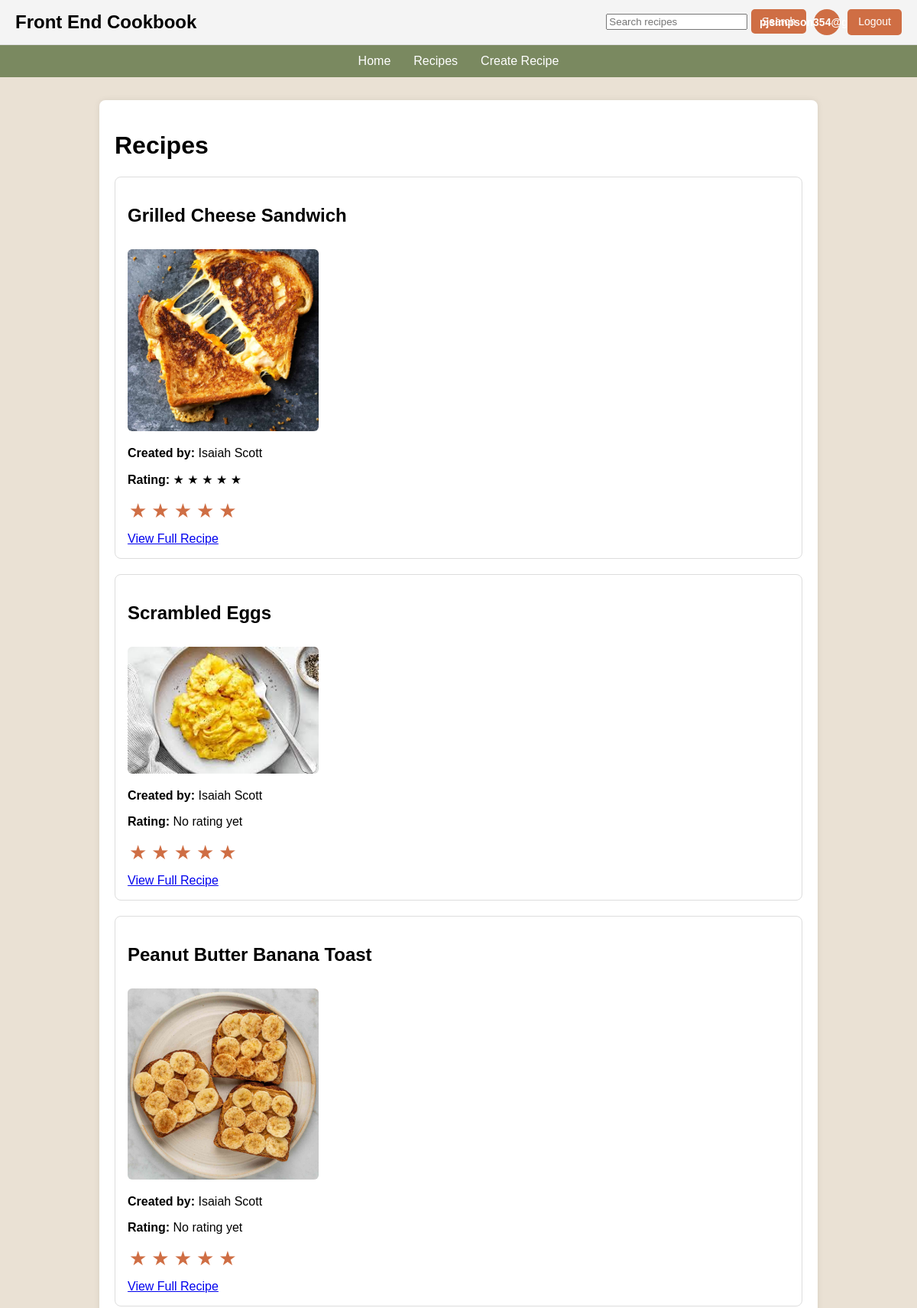
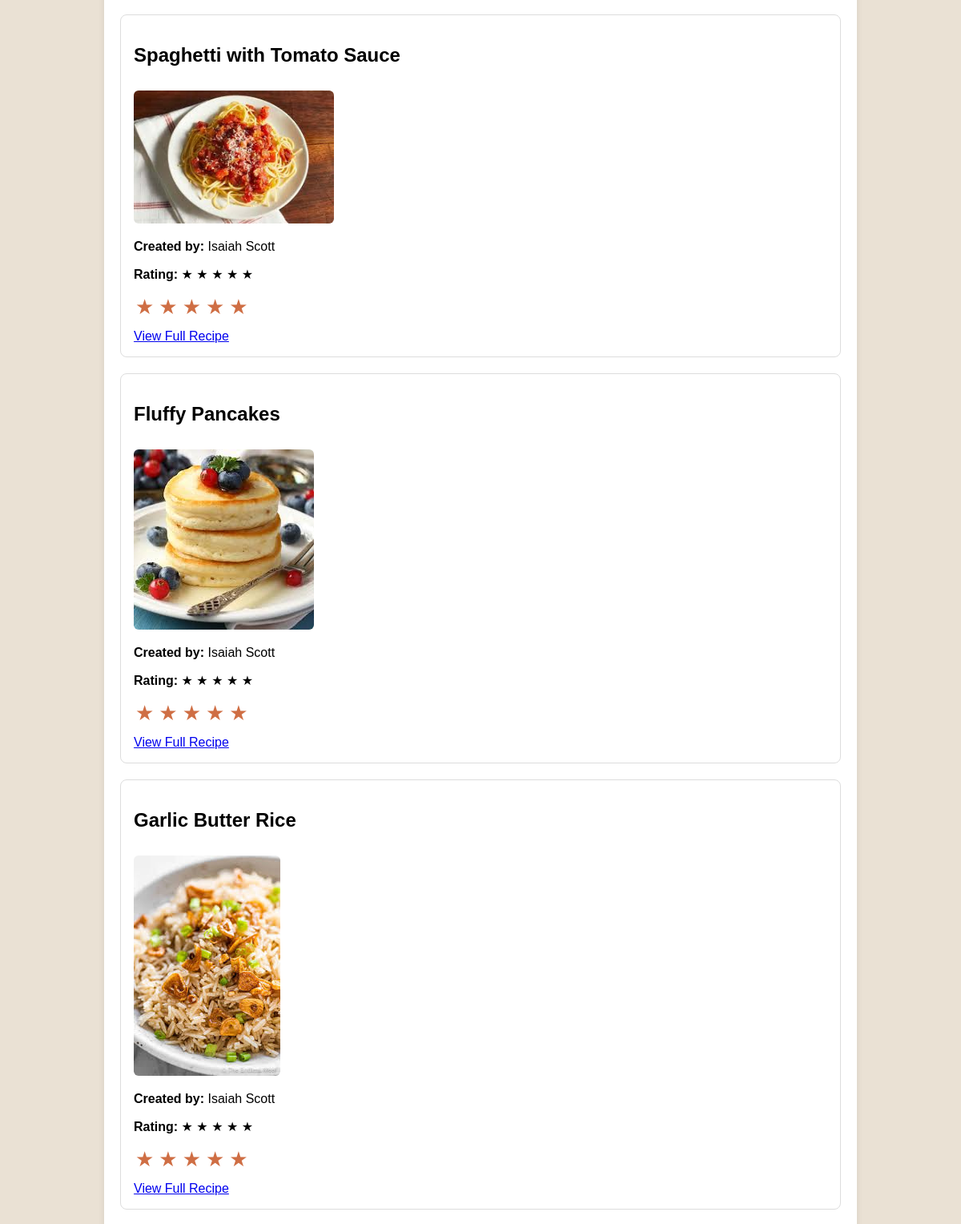
Page /recipes (signed in, upper part) on the committed database (2 pictures, top to bottom).
### app/models.py (models this page shows, shortened)
class User(db.Model):
    __tablename__ = "users"
    id = db.Column(db.Integer, primary_key=True)
    first_name = db.Column(db.String(50), nullable=False)
    last_name = db.Column(db.String(50), nullable=False)
    email = db.Column(db.String(120), unique=True, nullable=False)
    password_hash = db.Column(db.String(255), nullable=False)
    recipes = db.relationship("Recipe", backref="author", lazy=True)

class Recipe(db.Model):
    __tablename__ = "recipes"
    id = db.Column(db.Integer, primary_key=True)
    title = db.Column(db.String(100), nullable=False)
    ingredients = db.Column(db.Text, nullable=False)
    instructions = db.Column(db.Text, nullable=False)
    image_filename = db.Column(db.String(255), nullable=True)
    rating = db.Column(db.Integer, default=0)
    user_id = db.Column(db.Integer, db.ForeignKey("users.id"), nullable=True)
    forked_from_id = db.Column(db.Integer, db.ForeignKey("recipes.id"), nullable=True)

### app/routes.py (the view)
@app.route("/recipes")
def recipes():
    recipes = Recipe.query.all()
    for r in recipes:
        formatted_ingredients = []
        for item in r.ingredients.split(' | '):
            parts = item.split(' ', 2)
            formatted_ingredients.append({
                'quantity': parts[0] if len(parts) > 0 else "",
                'unit': parts[1] if len(parts) > 1 else "",
                'name': parts[2] if len(parts) > 2 else ""
            })
    return render_template("recipes.html", recipes=recipes)

### app/templates/recipes.html (shortened to what this page needs)
{% extends "base.html" %}
{% block content %}
<h1>Recipes</h1>
{% if recipes %}
    {% for recipe in recipes %}
        <div class="recipe-card">
            <h2>{{ recipe.title }}</h2>
	    {% if recipe.image_filename %}
   	         <img src="{{ url_for('static', filename='uploads/' + recipe.image_filename) }}" alt="{{ recipe.title }}">
	    {% endif %}
            {% if recipe.author %}
                <p>
                    <strong>Created by:</strong>
                    {{ recipe.author.first_name }} {{ recipe.author.last_name }}
                </p>
            {% endif %}
            <p>
                <strong>Rating:</strong>
                {% if recipe.rating and recipe.rating > 0 %}
                    {% for i in range(recipe.rating) %}
                        ★
                    {% endfor %}
                {% else %}
                    No rating yet
                {% endif %}
            </p>
            <form action="{{ url_for('rate_recipe', recipe_id=recipe.id) }}" method="POST" class="star-rating-form">
                <button type="submit" name="rating" value="1" class="star-button">★</button>
                <button type="submit" name="rating" value="2" class="star-button">★</button>
                <button type="submit" name="rating" value="3" class="star-button">★</button>
                <button type="submit" name="rating" value="4" class="star-button">★</button>
                <button type="submit" name="rating" value="5" class="star-button">★</button>
            </form>
            <br>
            <a href="{{ url_for('view_recipe', recipe_id=recipe.id) }}">
                View Full Recipe
            </a>
        </div>
    {% endfor %}
{% else %}
    <p>No recipes found.</p>
{% endif %}
{% endblock %}

### app/templates/base.html (shortened to what this page needs)
<!DOCTYPE html>
<html lang="en">
<head>
</head>
<body>
    <div class="top-header">
        <div class="logo">Front End Cookbook</div>
        <div class="top-actions">
            <form action="{{ url_for('search') }}" method="GET" style="display:inline;">
                <input type="text" name="q" placeholder="Search recipes">
                <button type="submit">Search</button>
            </form>
            {% if session.get("user_id") %}
                <div class="user-circle">
                    {{ session.get("user_initials") }}
                </div>
                <a href="{{ url_for('logout') }}">Logout</a>
            {% else %}
                <a href="{{ url_for('login') }}">Login</a>
            {% endif %}
        </div>
    </div>
    <div class="navbar">
        <ul class="nav-links">
            <li><a href="{{ url_for('home') }}">Home</a></li>
            <li><a href="{{ url_for('recipes') }}">Recipes</a></li>
            <li><a href="{{ url_for('create_recipe') }}">Create Recipe</a></li>
        </ul>
    </div>
    <main class="page-container">
        {% block content %}{% endblock %}
    </main>
    </body>
    </html>

### app/templates/base.html (style rules this page uses)
body { margin: 0; font-family: Arial, sans-serif; background-color: #EAE1D4; }
.top-header { display: flex; justify-content: space-between; align-items: center; padding: 12px 20px; background-color: #f4f4f4; border-bottom: 1px solid #ddd; }
.logo { font-size: 24px; font-weight: bold; }
.top-actions { display: flex; gap: 10px; }
.top-actions a, .top-actions button { padding: 8px 14px; border: none; background-color: #CF6E44; color: white; text-decoration: none; border-radius: 5px; cursor: pointer; font-size: 14px; }
.recipe-card img { max-width: 250px; border-radius: 6px; margin-top: 10px; }
.navbar { background-color: #7A8960; }
.nav-links { list-style: none; display: flex; justify-content: center; gap: 30px; margin: 0; padding: 12px 0; }
.nav-links a { color: white; text-decoration: none; font-size: 16px; }
.user-circle { width: 34px; height: 34px; background-color: #CF6E44; color: white; border-radius: 50%; display: flex; align-items: center; justify-content: center; font-weight: bold; font-size: 14px; }
.page-container { max-width: 900px; margin: 30px auto; padding: 20px; background-color: white; border-radius: 8px; box-shadow: 0 0 8px rgba(0,0,0,0.08); }
.recipe-card { border: 1px solid #ddd; border-radius: 8px; padding: 16px; margin-bottom: 20px; background-color: #fff; }
.star-rating-form { display: inline-flex; gap: 2px; margin-bottom: 12px; }
.star-button { border: none; background: none; color: #CF6E44; font-size: 26px; cursor: pointer; padding: 0 2px; }

### rows in the picture
User: get "pjsimpson354@gmail.com"
Recipe: title "Grilled Cheese Sandwich", image_filename (picture), author.first_name "Isaiah", author.last_name "Scott", rating 5 (drawn)
Recipe: title "Scrambled Eggs", image_filename (picture), author.first_name "Isaiah", author.last_name "Scott", rating "No rating yet"
Recipe: title "Peanut Butter Banana Toast", image_filename (picture), author.first_name "Isaiah", author.last_name "Scott", rating "No rating yet"
Recipe: title "Spaghetti with Tomato Sauce", image_filename (picture), author.first_name "Isaiah", author.last_name "Scott", rating 5 (drawn)
Recipe: title "Fluffy Pancakes", image_filename (picture), author.first_name "Isaiah", author.last_name "Scott", rating 5 (drawn)
Recipe: title "Garlic Butter Rice", image_filename (picture), author.first_name "Isaiah", author.last_name "Scott", rating 5 (drawn)
